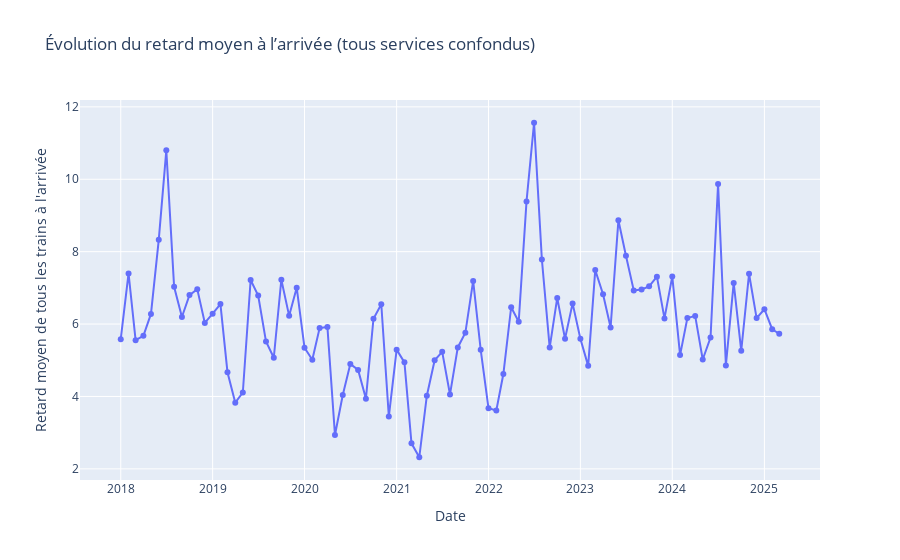

The cell this chart's notebook holds for it:
### Code cell
fig1 = px.line(
    df.groupby('Date', as_index=False)['Retard moyen de tous les trains à l\'arrivée'].mean(),
    x='Date',
    y='Retard moyen de tous les trains à l\'arrivée',
    title='Évolution du retard moyen à l’arrivée (tous services confondus)',
    markers=True
)
fig1.show()
